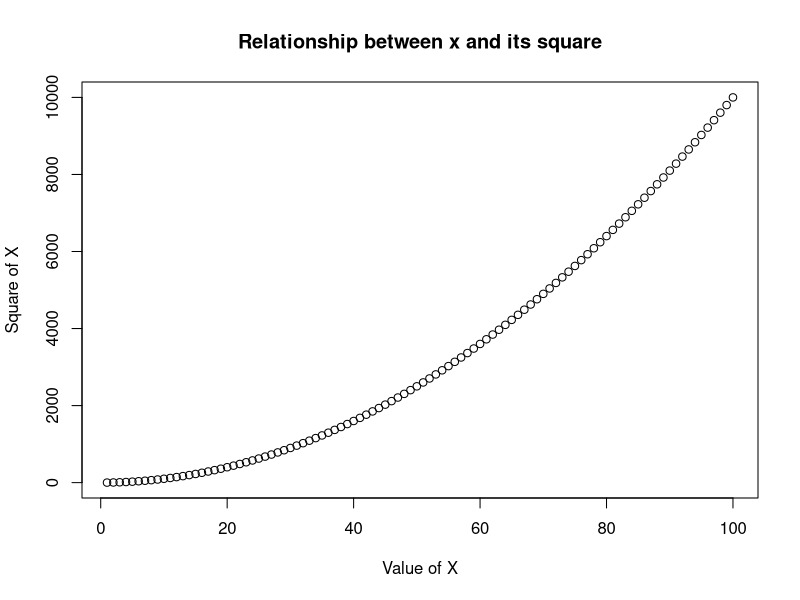
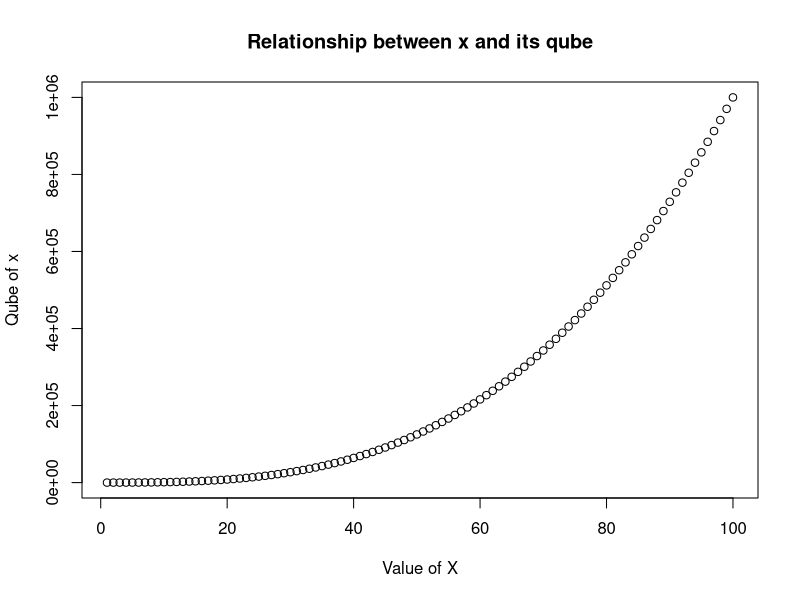
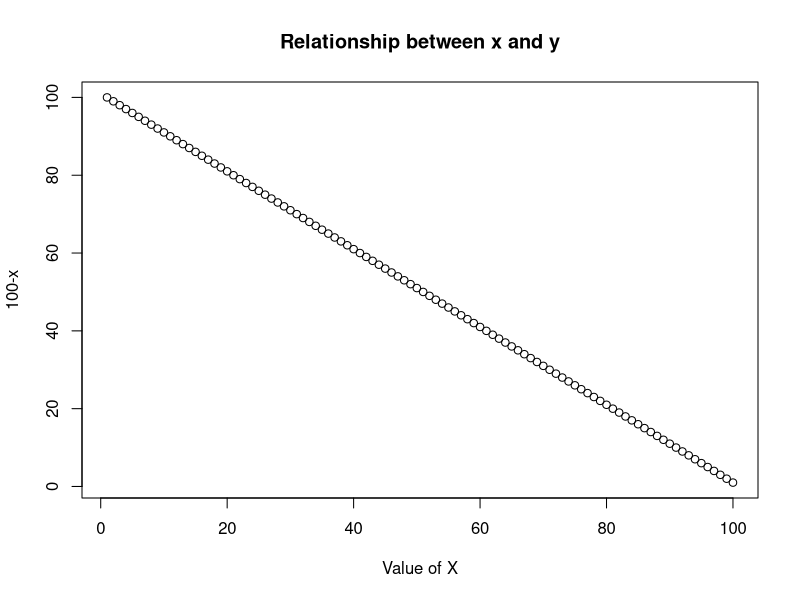
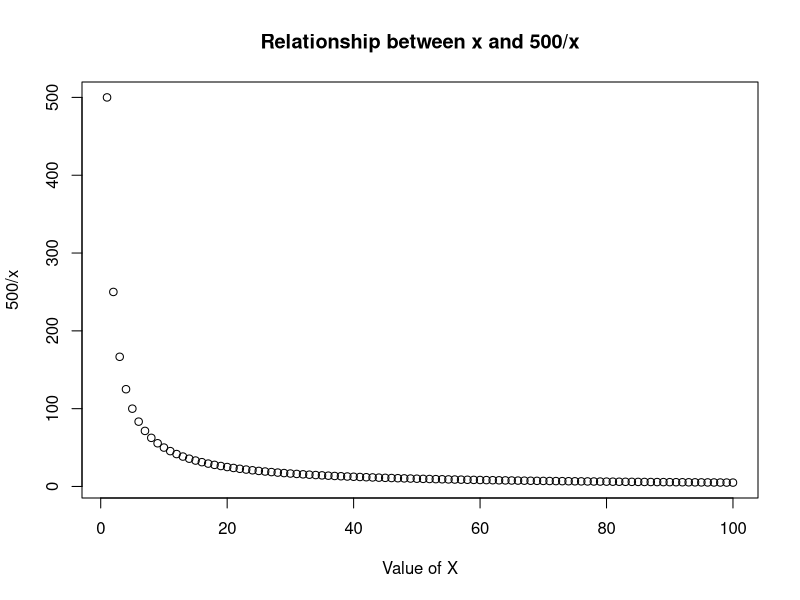
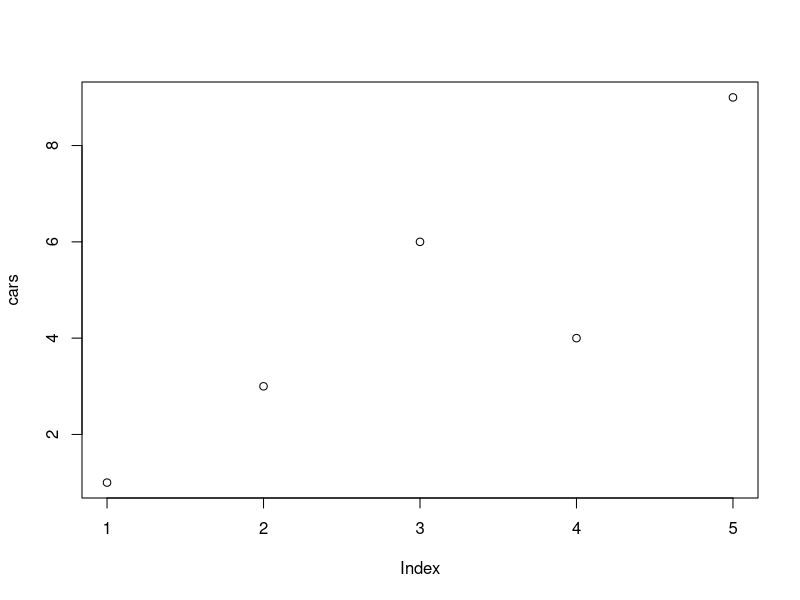
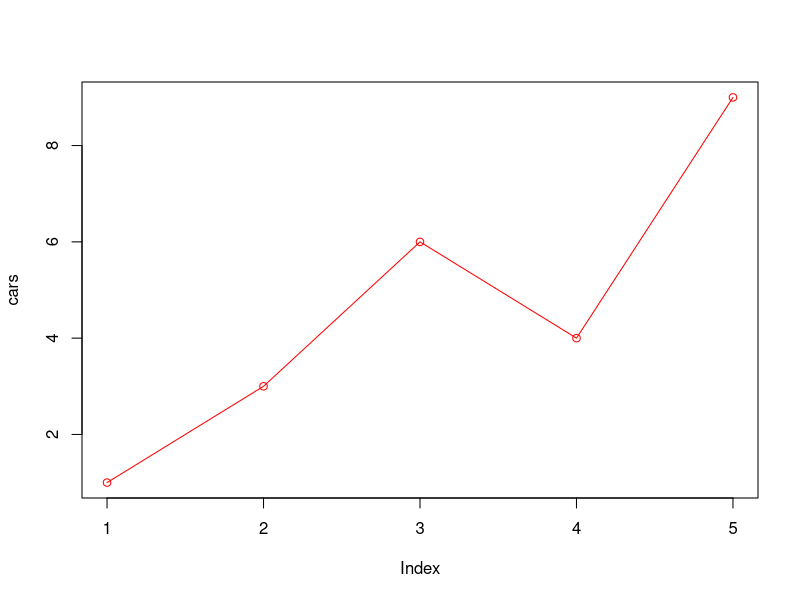
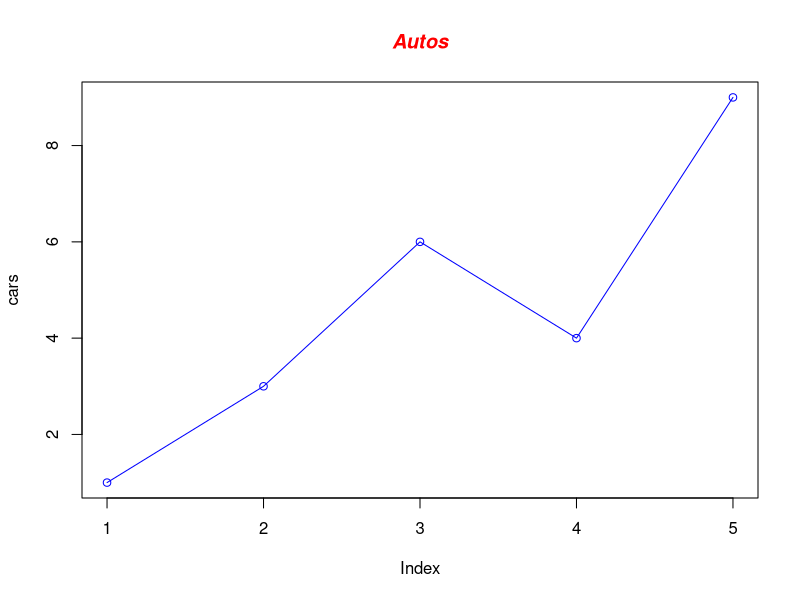
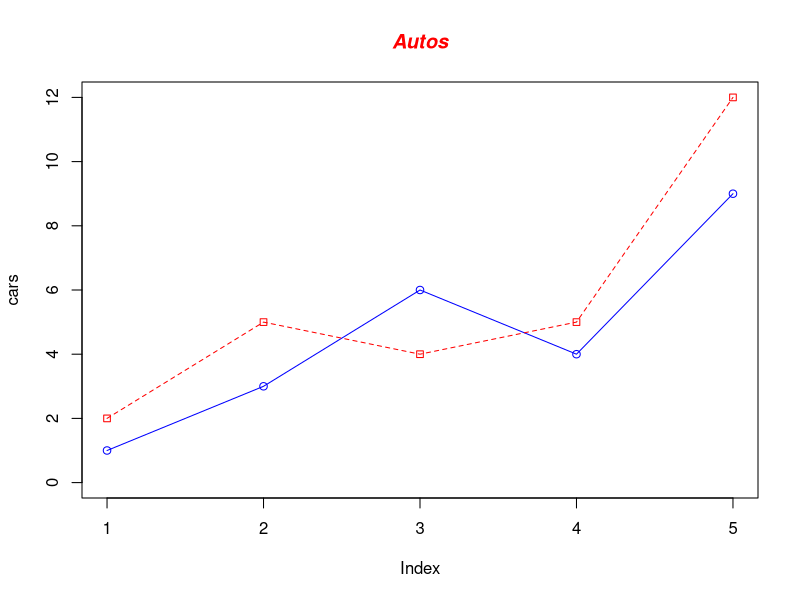

The R script that drew these images, in order:
#1. Exercise: Explore the relationship between the following, where x contains numbers from 1 to 100:
#x and x^2
x<- c(1:100)
x
y<- c(x^2)
y
plot(x,y,  main = "Relationship between x and its square", xlab = "Value of X", ylab =  "Square of X")
#x and x^3, 
x<- c(1:100)
y<- c(x^3)
y
plot(x,y,  main = "Relationship between x and its qube", xlab = "Value of X", ylab =  "Qube of x" )
#Explore relation ship x + y = 101, then y=101-x
x<- c(1:100)
y=c(101-x)
y
plot(x,y,  main = "Relationship between x and y", xlab = "Value of X", ylab =  "100-x" )
#Explore relation ship xy = 500, then y=500/x
x<- c(1:100)
y=c(500/x)
y
plot(x,y,  main = "Relationship between x and 500/x", xlab = "Value of X", ylab =  "500/x" )
#2. First we'll produce a very simple graph using the values in the car vector:
# Define the cars vector with 5 values cars <- c(1, 3, 6, 4, 9)
cars<- c(1,3,6,4,9)
# Graph the cars vector with all defaults plot(cars)
plot(cars)
#Let's add a title, a line to connect the points, and some color:
plot(cars, type = "o", col="red")
# Define the cars vector with 5 values cars <- c(1, 3, 6, 4, 9)
cars <- c(1, 3, 6, 4, 9)
# Graph cars using blue points overlayed by a line plot(cars, type="o", col="blue")
plot(cars, type="o", col="blue")
# Create a title with a red, bold/italic font title(main="Autos", col.main="red", font.main=4)
title(main="Autos", col.main="red", font.main=4)
# Define 2 vectors
cars <- c(1, 3, 6, 4, 9)
trucks <- c(2, 5, 4, 5, 12)

# Graphplot cars using a y axis that ranges from 0 to 12
plot(cars, type="o", col="blue", ylim=c(0,12))

# Graph trucks with red dashed line and square points
lines(trucks, type="o", pch=22, lty=2, col="red")

# Create a title with a red, bold/italic font
title(main="Autos", col.main="red", font.main=4)

